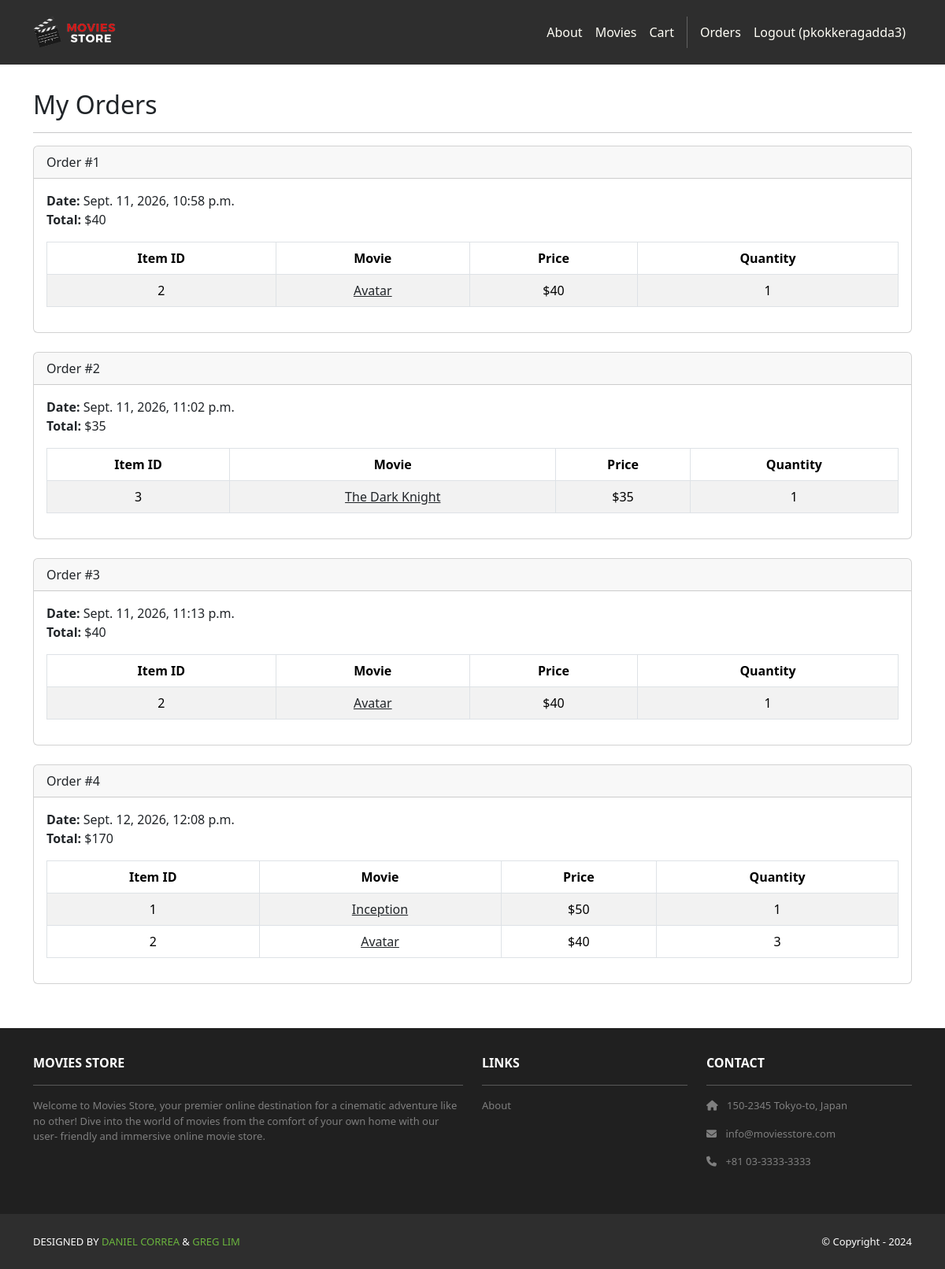
Page /accounts/orders/ (signed in) on the committed database.
### cart/models.py (models this page shows, shortened)
class Order(models.Model):
    id = models.AutoField(primary_key=True)
    total = models.IntegerField()
    date = models.DateTimeField(auto_now_add=True)
    user = models.ForeignKey(User, on_delete=models.CASCADE)

class Item(models.Model):
    id = models.AutoField(primary_key=True)
    price = models.IntegerField()
    quantity = models.IntegerField()
    order = models.ForeignKey(Order, on_delete=models.CASCADE)
    movie = models.ForeignKey(Movie, on_delete=models.CASCADE)

### movies/models.py (models this page shows, shortened)
class Movie(models.Model):
    id = models.AutoField(primary_key=True)
    name = models.CharField(max_length=255)
    price = models.IntegerField()
    description = models.TextField()
    image = models.ImageField(upload_to='movie_images/')

### accounts/views.py (the view)
# urls.py: path('orders/', views.orders, name='accounts.orders'),
@login_required
def orders(request):
    template_data = {}
    template_data['title'] = 'Orders'
    template_data['orders'] = request.user.order_set.all()
    return render(request, 'accounts/orders.html', {'template_data': template_data})

### accounts/templates/accounts/orders.html
{% extends 'base.html' %}
{% block content %}
<div class="p-3">
  <div class="container">
    <div class="row mt-3">
      <div class="col mx-auto mb-3">
        <h2>My Orders</h2>
        <hr />
        {% for order in template_data.orders %}
        <div class="card mb-4">
          <div class="card-header">
            Order #{{ order.id }}
          </div>
          <div class="card-body">
            <b>Date:</b> {{ order.date }}<br />
            <b>Total:</b> ${{ order.total }}<br />
            <table class="table table-bordered
              table-striped text-center mt-3">
              <thead>
                <tr>
                  <th scope="col">Item ID</th>
                  <th scope="col">Movie</th>
                  <th scope="col">Price</th>
                  <th scope="col">Quantity</th>
                </tr>
              </thead>
              <tbody>
                {% for item in order.item_set.all %}
                <tr>
                  <td>{{ item.movie.id }}</td>
                  <td>
                    <a class="link-dark"
                      href="{% url 'movies.show'
                      id=item.movie.id %}">
                      {{ item.movie.name }}
                    </a>
                  </td>
                  <td>${{ item.movie.price }}</td>
                  <td>{{ item.quantity }}</td>
                </tr>
                {% endfor %}
              </tbody>
            </table>
          </div>
        </div>
        {% endfor %}
      </div>
    </div>
  </div>
</div>
{% endblock content %}

### moviesstore/templates/base.html (shortened to what this page needs)
<!DOCTYPE html>
<html>
  {% load static %}
  <head>
    <link href=
      "https://cdn.jsdelivr.net/npm/bootstrap@5.3.3/dist/css/bootstrap.min.css" rel="stylesheet">
    <link rel=
      "stylesheet"  href="https://cdnjs.cloudflare.com/ajax/libs/font-awesome/6.1.1/css/all.min.css">
    <link rel="stylesheet" type="text/css"
          href="{% static 'css/style.css' %}">
  </head>
  <body>
     <nav class="p-3 navbar navbar-dark bg-dark
         navbar-expand-lg">
      <div class="container">
        <a class="navbar-brand"
           href="{% url 'home.index' %}">
          <img src="{% static 'img/logo.png' %}" alt="logo"
               height="40" />
        </a>
        <div class="collapse navbar-collapse"
             id="navbarNavAltMarkup">
          <div class="navbar-nav ms-auto navbar-ml">
            <a class="nav-link"
               href="{% url 'home.about' %}">About</a>
            <a class="nav-link" href=
              "{% url 'movies.index' %}">Movies</a>
            <a class="nav-link"
              href="{% url 'cart.index' %}">Cart</a>
            {% if user.is_authenticated %}
            <a class="nav-link"
              href="{% url 'accounts.orders' %}">Orders
            </a>
            <a class="nav-link"
              href="{% url 'accounts.logout' %}">Logout ({{user.username }})</a>
            {% endif %}
          </div>
        </div>
      </div>
    </nav>
    <div>
      {% block content %}
      {% endblock content %}
    </div>
     <section class="p-3 ms-footer d-none d-md-block">
      <div class="container">
        <div class="row mt-3 text-white">
          <div class="col-md-6 col-lg-6 col-xl-6
               mx-auto mb-4">
            <b>MOVIES STORE</b>
            <hr />
            <p>
              Welcome to Movies Store, your premier online
              destination for a cinematic adventure like no
              other! Dive into the world of movies from the
              comfort of your own home with our user-
              friendly and immersive online movie store.
            </p>
          </div>
          <div class="col-md-3 col-lg-3 col-xl-3
               mx-auto mb-4">
            <b>LINKS</b>
            <hr />
            <p><a class="nav-link"
              href="{% url 'home.about' %}">
              About
            </a></p>
          </div>
          <div class="col-md-3 col-lg-3 col-xl-3 mx-auto
               mb-4">
            <b>CONTACT</b>
            <hr />
            <p><i class="fas fa-home me-2"></i>
              150-2345 Tokyo-to, Japan
            </p>
            <p><i class="fas fa-envelope me-2"></i>
              info@moviesstore.com
            </p>
            <p><i class="fas fa-phone me-2"></i>
              +81 03-3333-3333
            </p>
          </div>
        </div>
      </div>
    </section>
    <section class="p-3 ms-footer-bottom bg-dark">
      <div class="container d-flex
           justify-content-between">
        <div class="me-5 text-white">
          <span>DESIGNED BY
            <a href="https://www.x.com/danielgarax"
            target="_blank">DANIEL CORREA</a> &
            <a href="https://www.x.com/greglim81"
            target="_blank">GREG LIM</a>
          </span>
        </div>
        <div class="text-white">
          <span>© Copyright - 2024</span>
        </div>
      </div>
    </section>
  </body>
</html>

### moviesstore/static/css/style.css (style rules this page uses)
.navbar a.nav-link { color: #FFFEF6 !important; }
.bg-dark { background-color: #2E2E2E !important; }
.ms-footer { background-color: #202020; }
.ms-footer p { color: #7F7F7F; font-size: 13px; }
.ms-footer-bottom span { font-size: 13px; line-height: 38px; }
.ms-footer-bottom a { color: #6ab43e; text-decoration: none; }

### rows in the picture
Order: id "1", date "Sept. 11, 2026, 10:58 p.m.", total "40"
Item: movie.id "2", movie.name "Avatar", movie.price "40", quantity "1"
Order: id "2", date "Sept. 11, 2026, 11:02 p.m.", total "35"
Item: movie.id "3", movie.name "The Dark Knight", movie.price "35", quantity "1"
Order: id "3", date "Sept. 11, 2026, 11:13 p.m.", total "40"
Item: movie.id "2", movie.name "Avatar", movie.price "40", quantity "1"
Order: id "4", date "Sept. 12, 2026, 12:08 p.m.", total "170"
Item: movie.id "1", movie.name "Inception", movie.price "50", quantity "1"
Item: movie.id "2", movie.name "Avatar", movie.price "40", quantity "3"

### other values in the picture
{{ user.username }} "pkokkeragadda3"
